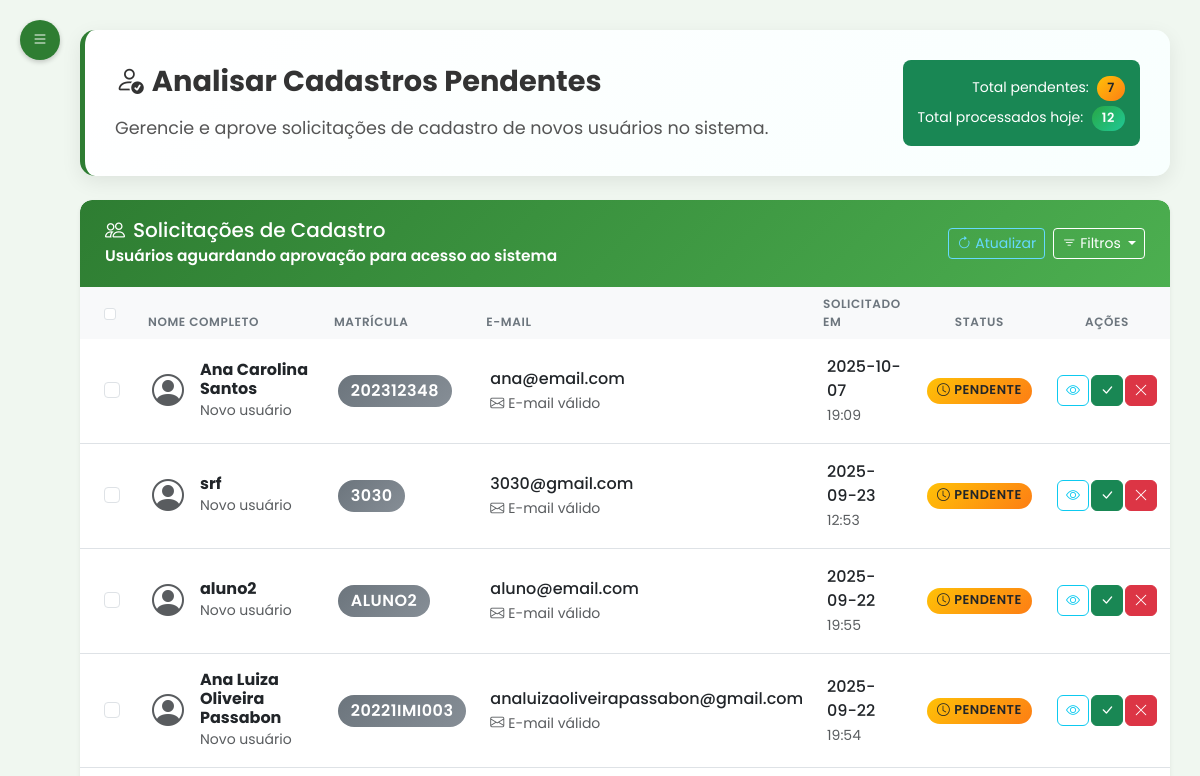
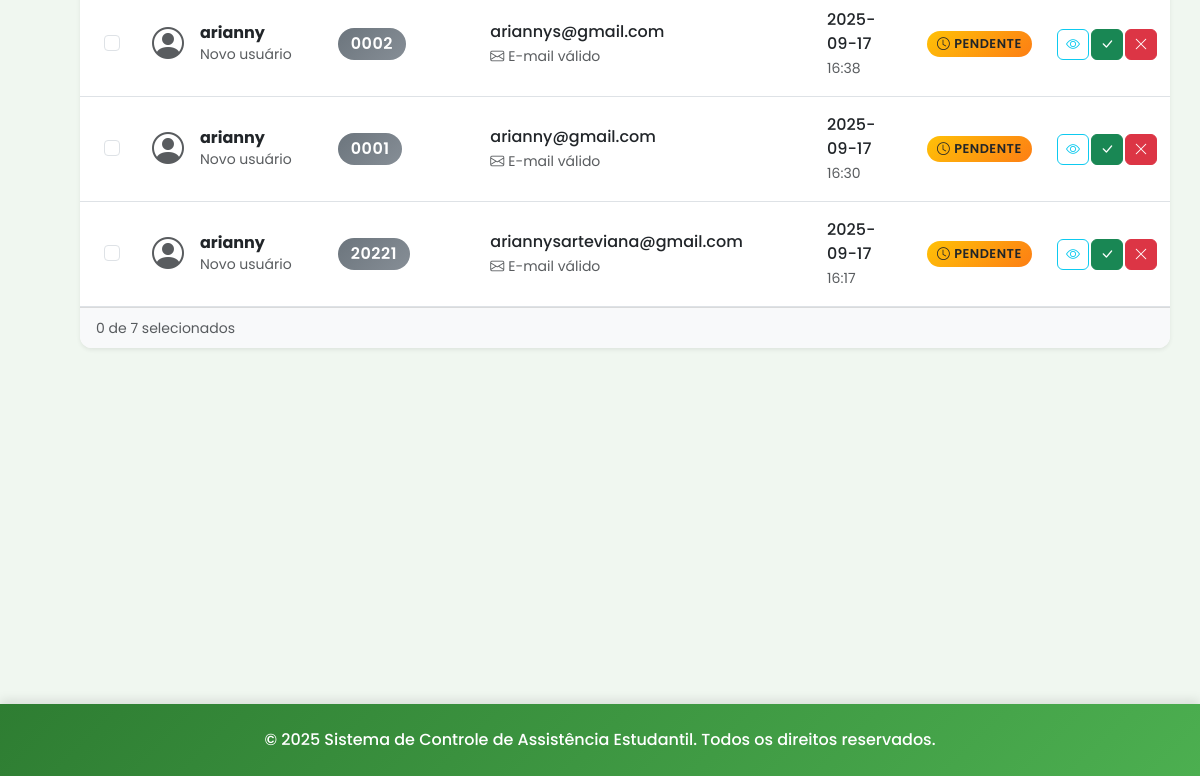
The page /admin/analisar-cadastros (signed in) on the database as committed earlier (2 pictures, top to bottom).
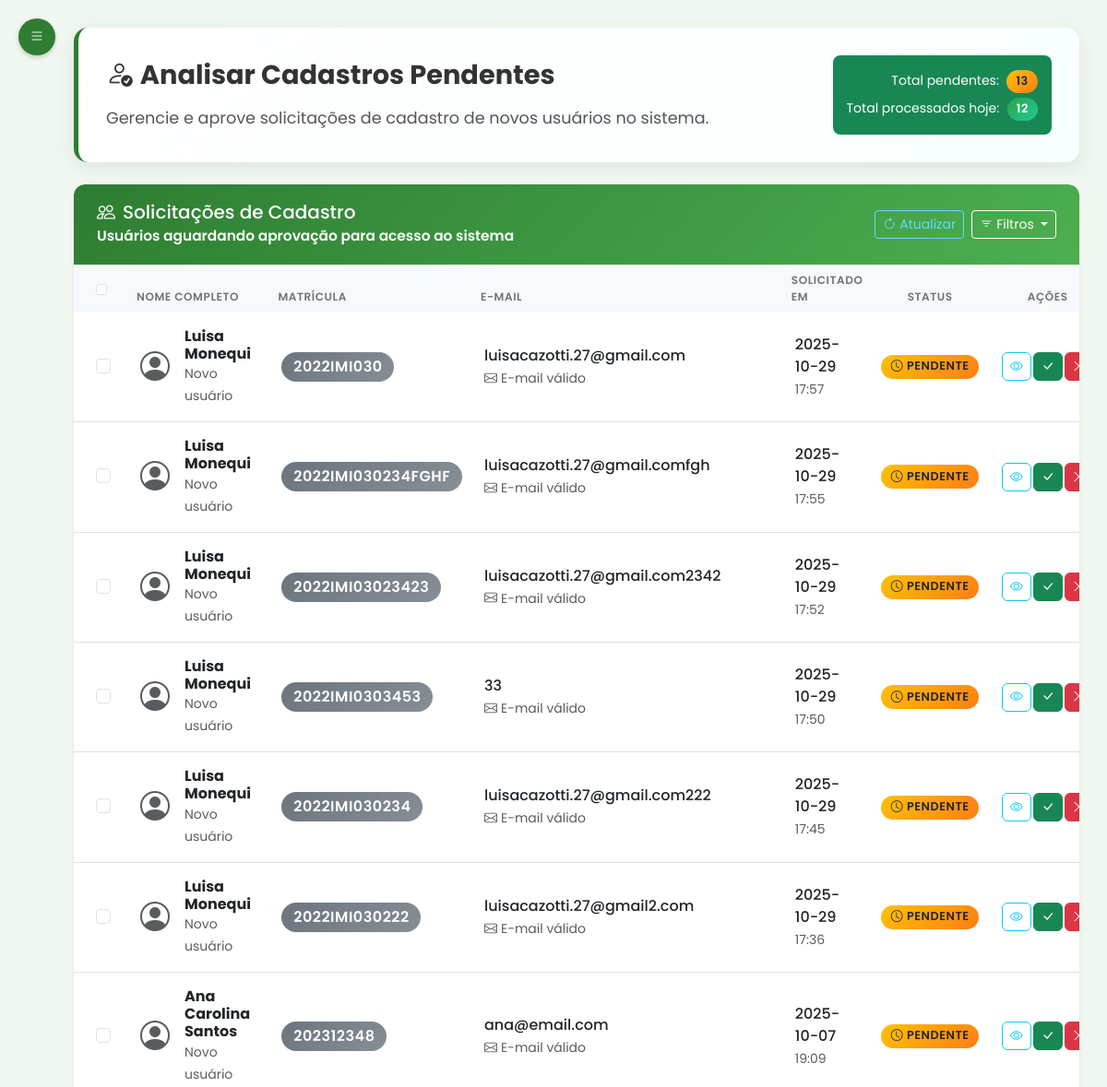
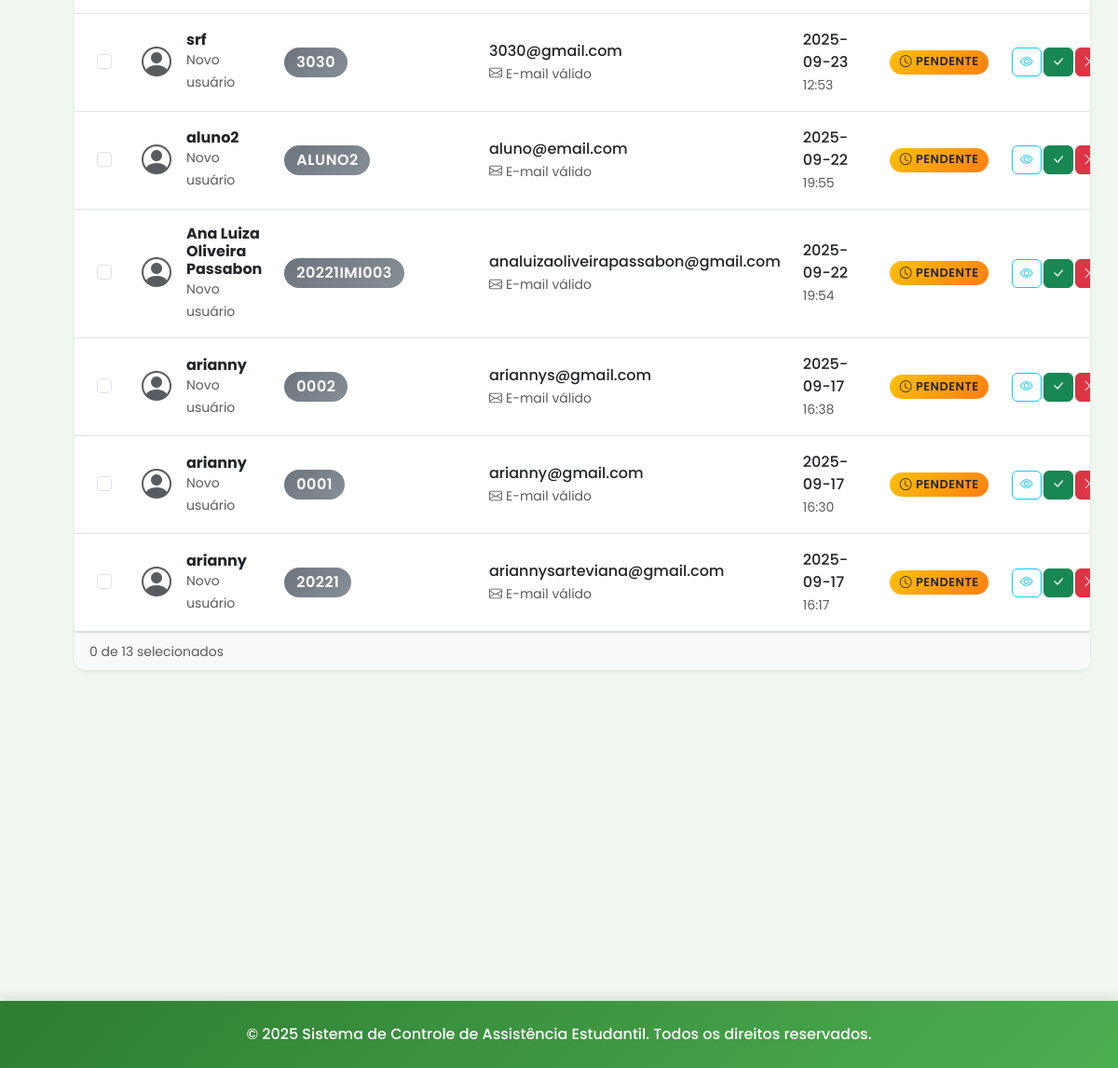
The same page on the database as committed later (2 pictures, top to bottom).
### tables this page shows
CREATE TABLE usuario (
id_usuario INTEGER PRIMARY KEY AUTOINCREMENT,
nome TEXT NOT NULL,
matricula TEXT UNIQUE NOT NULL,
email TEXT NOT NULL UNIQUE,
senha TEXT NOT NULL,
perfil TEXT NOT NULL DEFAULT 'aluno',
foto TEXT,
token_redefinicao TEXT,
data_token TIMESTAMP,
data_cadastro TIMESTAMP DEFAULT CURRENT_TIMESTAMP
);

### routes/admin/analisar_cadastro_routes.py (the view)
@router.get("/analisar-cadastros")
@requer_autenticacao("admin")
async def get_analisar_cadastros(request: Request, usuario_logado: dict = None):
    admin = usuario_repo.obter_usuario_por_matricula(usuario_logado['matricula'])
    possiveis_alunos = aluno_repo.obter_possiveis_alunos()
    context = {
        "request": request,
        "admin": admin,
        "possiveis_alunos": possiveis_alunos
    }
    response = templates.TemplateResponse("admin/analisar_cadastros.html", context)
    return response

### templates/admin/analisar_cadastros.html (shortened to what this page needs)
{% extends "base_admin.html" %}
{% block head %}
    <link rel="stylesheet" href="/static/css/analisar_cadastros.css" />
{% endblock %}
{% block content %}
        <div class="welcome-banner mb-4 card-hover">
            <div class="row align-items-center">
                <div class="col-md-8">
                    <h4 class="mb-3">
                        <i class="bi bi-person-check me-2"></i>Analisar Cadastros Pendentes
                    </h4>
                    <p>Gerencie e aprove solicitações de cadastro de novos usuários no sistema.</p>
                </div>
                <div class="col-md-4 d-flex justify-content-end align-items-center">
                    <div class="stats-summary text-end">
                        <div class="mb-1">
                            <small class="text-muted">Total pendentes:</small>
                            <span class="badge bg-warning ms-1">{{ possiveis_alunos|length }}</span>
                        </div>
                        <div>
                            <small class="text-muted">Total processados hoje:</small>
                            <span class="badge bg-success ms-1">12</span>
                        </div>
                    </div>
                </div>
            </div>
        </div>
        <div class="card shadow-sm">
            <div class="card-header bg-light d-flex justify-content-between align-items-center">
                <div>
                    <h5 class="mb-0">
                        <i class="bi bi-people me-2"></i>Solicitações de Cadastro
                    </h5>
                    <small class="text-muted">Usuários aguardando aprovação para acesso ao sistema</small>
                </div>
                <div class="d-flex gap-2">
                    <button class="btn btn-outline-primary btn-sm" onclick="atualizarLista()">
                        <i class="bi bi-arrow-clockwise me-1"></i>Atualizar
                    </button>
                    {% if possiveis_alunos %}
                    <div class="dropdown">
                        <button class="btn btn-outline-secondary btn-sm dropdown-toggle" type="button" data-bs-toggle="dropdown">
                            <i class="bi bi-filter me-1"></i>Filtros
                        </button>
                    </div>
                    {% endif %}
                </div>
            </div>
            <div class="card-body p-0">
                {% if possiveis_alunos %}
                <div class="table-responsive">
                    <table class="table table-hover mb-0">
                        <thead class="table-light">
                            <tr>
                                <th class="border-0 ps-4">
                                    <div class="form-check">
                                        <input class="form-check-input" type="checkbox" id="selectAll" onchange="toggleSelectAll()">
                                    </div>
                                </th>
                                <th class="border-0">Nome Completo</th>
                                <th class="border-0">Matrícula</th>
                                <th class="border-0">E-mail</th>
                                <th class="border-0">Solicitado em</th>
                                <th class="border-0 text-center">Status</th>
                                <th class="border-0 text-center">Ações</th>
                            </tr>
                        </thead>
                        <tbody>
                            {% for usuario in possiveis_alunos %}
                            <tr class="solicitation-row" data-usuario-id="{{ usuario.id_usuario }}">
                                <td class="ps-4">
                                    <div class="form-check">
                                        <input class="form-check-input row-checkbox" type="checkbox" value="{{ usuario.id_usuario }}">
                                    </div>
                                </td>
                                <td>
                                    <div class="d-flex align-items-center">
                                        <div class="user-avatar me-3">
                                            <i class="bi bi-person-circle text-muted" style="font-size: 2rem;"></i>
                                        </div>
                                        <div>
                                            <h6 class="mb-0 fw-bold">{{ usuario.nome }}</h6>
                                            <small class="text-muted">Novo usuário</small>
                                        </div>
                                    </div>
                                </td>
                                <td>
                                    <span class="badge bg-secondary fs-6">{{ usuario.matricula }}</span>
                                </td>
                                <td>
                                    <div>
                                        <div class="fw-medium">{{ usuario.email }}</div>
                                        <small class="text-muted">
                                            <i class="bi bi-envelope me-1"></i>E-mail válido
                                        </small>
                                    </div>
                                </td>
                                <td>
                                    <div>
                                        {% if usuario.data_cadastro %}
                                            <div class="fw-medium">{{ usuario.data_cadastro[:10] }}</div>
                                            <small class="text-muted">{{ usuario.data_cadastro[11:16] }}</small>
                                        {% else %}
                                            <small class="text-muted">Não informado</small>
                                        {% endif %}
                                    </div>
                                </td>
                                <td class="text-center">
                                    <span class="badge bg-warning">
                                        <i class="bi bi-clock me-1"></i>Pendente
                                    </span>
                                </td>
                                <td class="text-center">
                                    <div class="btn-group" role="group">
                                        <button type="button" class="btn btn-outline-info btn-sm"
                                                onclick="visualizarDetalhes('{{ usuario.id_usuario }}', '{{ usuario.nome }}', '{{ usuario.matricula }}', '{{ usuario.email }}', '{{ usuario.data_cadastro }}')"
                                                title="Ver detalhes">
                                            <i class="bi bi-eye"></i>
                                        </button>
                                        <form method="post" action="/admin/aprovar-usuario/{{ usuario.id_usuario }}" style="display: inline;">
                                            <button type="submit" class="btn btn-success btn-sm"
                                                    onclick="return confirm('Confirmar aprovação do cadastro de {{ usuario.nome }}?')"
                                                    title="Aprovar cadastro">
                                                <i class="bi bi-check-lg"></i>
                                            </button>
                                        </form>
                                        <form method="post" action="/admin/rejeitar-usuario/{{ usuario.id_usuario }}" style="display: inline;">
                                            <button type="submit" class="btn btn-danger btn-sm"
                                                    onclick="return confirm('Rejeitar o cadastro de {{ usuario.nome }}? Esta ação irá excluir permanentemente todos os dados do usuário.')"
                                                    title="Rejeitar cadastro">
                                                <i class="bi bi-x-lg"></i>
                                            </button>
                                        </form>
                                    </div>
                                </td>
                            </tr>
                            {% endfor %}
                        </tbody>
                    </table>
                </div>
                <div class="card-footer bg-light">
                    <div class="d-flex justify-content-between align-items-center">
                        <div>
                            <small class="text-muted">
                                <span id="selectedCount">0</span> de {{ possiveis_alunos|length }} selecionados
                            </small>
                        </div>
                    </div>
                </div>
                {% endif %}
            </div>
        </div>
        {% if possiveis_alunos %}
        <div class="row mt-4">
            <div class="col-md-6">
            </div>
            <div class="col-md-6">
            </div>
        </div>
        {% endif %}
    </div>
{% endblock %}

### templates/base_admin.html (shortened to what this page needs)
<!DOCTYPE html>
<html lang="pt-br">
<head>
    <link href="https://cdn.jsdelivr.net/npm/bootstrap@5.3.0-alpha1/dist/css/bootstrap.min.css" rel="stylesheet">
    <link rel="stylesheet" href="https://cdn.jsdelivr.net/npm/bootstrap-icons@1.11.1/font/bootstrap-icons.css">
    <link rel="stylesheet" href="/static/css/dashboard_admin.css">
    {% block head %}{% endblock %}
</head>
<body>
    <button class="menu-toggle" id="menuToggle">
        <i class="bi bi-list"></i>
    </button>
    <div class="main-content" id="mainContent">
        {% block content %}{% endblock %}
    <footer class="footer bg-success text-white py-4">
        <div class="container">
            <div class="row">
                <div class="col-12 text-center">
                    <p class="text-white mb-0">
                        &copy; 2025 Sistema de Controle de Assistência Estudantil. Todos os direitos reservados.
                    </p>
                </div>
            </div>
        </div>
    </footer>
</body>
</html>

### static/css/dashboard_admin.css (style rules this page uses)
:root { --ifes-green: #2E7D32; --ifes-red: #C62828; --ifes-light-green: #4CAF50; --ifes-light-gray: #f5f7f5; --ifes-dark-gray: #333333; --ifes-bg-color: #f0f7f0; --ifes-hover-bg: #e8f5e8; --ifes-blue: #1976D2; --ifes-orange: #FFB74D; --ifes-purple: #7B1FA2; }
body, body *, h1, h2, h3, h4, h5, h6, .card, .btn, .modal, .sidebar, p, span, div, a, label, input, textarea, select { font-family: 'Poppins', Arial, Helvetica, sans-serif !important; }
body { background-color: #f0f7f0 !important; }
.menu-toggle { position: fixed; top: 20px; left: 20px; z-index: 1100; background-color: var(--ifes-green); color: white; border: none; border-radius: 50%; width: 40px; height: 40px; display: flex; align-items: center; justify-content: center; cursor: pointer; box-shadow: 0 2px 5px rgba(0, 0, 0, 0.2); transition: all 0.3s cubic-bezier(0.4, 0, 0.2, 1); opacity: 1; transform: scale(1); }
.main-content { margin-left: 0; padding: 30px; padding-left: 80px; transition: all 0.4s cubic-bezier(0.4, 0, 0.2, 1); position: relative; z-index: 1; }
.welcome-banner { background: linear-gradient(135deg, white 0%, #f8fffe 100%); border-radius: 15px; padding: 30px; margin-bottom: 30px; border-left: 5px solid var(--ifes-green); cursor: default; box-shadow: 0 6px 20px rgba(0, 0, 0, 0.08); transition: all 0.3s cubic-bezier(0.4, 0, 0.2, 1); transform: translateY(0); position: relative; overflow: hidden; }
.welcome-banner h4 { color: var(--ifes-dark-gray); font-weight: 700; font-size: 1.8rem; margin-bottom: 12px; }
.welcome-banner p { color: #555; margin-bottom: 0; font-size: 1.1em; line-height: 1.6; }
.card { border: none; border-radius: 12px; box-shadow: 0 4px 15px rgba(0, 0, 0, 0.06); margin-bottom: 25px; transition: all 0.3s cubic-bezier(0.4, 0, 0.2, 1); transform: translateY(0); cursor: pointer; overflow: hidden; }
.card-header { background: linear-gradient(135deg, var(--ifes-green) 0%, var(--ifes-light-green) 100%); color: white; border-radius: 12px 12px 0 0 !important; padding: 18px 25px; font-weight: 600; font-size: 1.1rem; border-bottom: none; }
.card-body { padding: 25px; }
.table-responsive { flex: 1 1 auto; overflow-y: auto; }
.badge { font-size: 0.8rem; padding: 0.5em 0.8em; border-radius: 25px; font-weight: 600; text-transform: uppercase; letter-spacing: 0.5px; }
.badge.bg-success { background: linear-gradient(135deg, #28a745, #20c997) !important; }
.badge.bg-warning { background: linear-gradient(135deg, #ffc107, #fd7e14) !important; color: #212529 !important; }
.badge.bg-secondary { background: linear-gradient(135deg, #6c757d, #868e96) !important; }
.card, .stats-card { animation: fadeInScale 0.6s ease-out; }
.welcome-banner { animation: slideInFromTop 0.8s ease-out; }
.footer { margin-top: 50px; background: linear-gradient(135deg, var(--ifes-green) 0%, var(--ifes-light-green) 100%) !important; color: white; text-align: center; padding: 30px 0; box-shadow: 0 -4px 10px rgba(0, 0, 0, 0.1); }
.footer p { margin: 0; font-weight: 500; }

### static/css/analisar_cadastros.css (style rules this page uses)
.stats-summary .text-muted { color: white !important; }
.card-header .text-muted { color: white !important; }
.card-header .btn-outline-primary { color: #66d9ff !important; border-color: #66d9ff !important; }
.card-header .btn-outline-primary i { color: #66d9ff !important; }
.card-header .btn-outline-secondary { color: white !important; border-color: white !important; }
.card-header .btn-outline-secondary i { color: white !important; }
.solicitation-row { transition: all 0.2s ease; }
.user-avatar { flex-shrink: 0; }
.stats-summary { background: #198754; color: white; padding: 15px; border-radius: 8px; }
.btn-group .btn { border-radius: 0.375rem !important; margin: 0 1px; }
.card-footer { border-top: 1px solid rgba(0,0,0,0.125); }
.table td { vertical-align: middle; padding: 1rem 0.75rem; }
.table th { font-weight: 600; text-transform: uppercase; font-size: 0.75rem; letter-spacing: 0.05em; color: #6c757d; }

### templates/base_admin.html (style rules this page uses)
* { font-family: 'Poppins', Arial, Helvetica, sans-serif !important; }

Rows that differ between the two databases and show on the page:
added usuario: nome "Luisa Monequi", matricula "2022IMI030", email "luisacazotti.27@gmail.com", data_cadastro "2025-10-29", data_cadastro "17:57"
added usuario: nome "Luisa Monequi", matricula "2022IMI030234FGHF", email "luisacazotti.27@gmail.comfgh", data_cadastro "2025-10-29", data_cadastro "17:55"
added usuario: nome "Luisa Monequi", matricula "2022IMI03023423", email "luisacazotti.27@gmail.com2342", data_cadastro "2025-10-29", data_cadastro "17:52"
added usuario: nome "Luisa Monequi", matricula "2022IMI0303453", email "33", data_cadastro "2025-10-29", data_cadastro "17:50"
added usuario: nome "Luisa Monequi", matricula "2022IMI030234", email "luisacazotti.27@gmail.com222", data_cadastro "2025-10-29", data_cadastro "17:45"
added usuario: nome "Luisa Monequi", matricula "2022IMI030222", email "luisacazotti.27@gmail2.com", data_cadastro "2025-10-29", data_cadastro "17:36"
Other text that changed with them:
{{ possiveis_alunos|length }}: "7" → "13"
